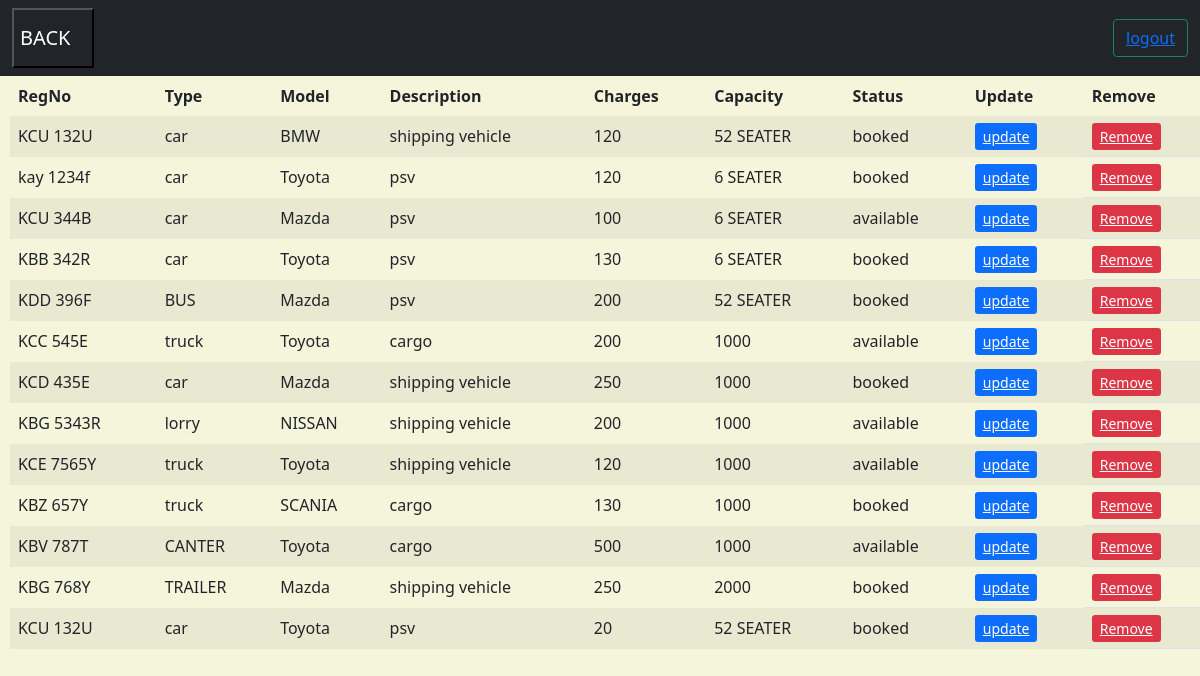
The app's page /available with its own data.
### hama/models.py (models this page shows, shortened)
class Vehicle(models.Model):
    vehicle_status = (('available', 'available'),
    ('booked', 'booked'))
    RegNo = models.CharField(max_length=10, null=True)
    type = models.CharField(max_length=255, null=True)
    model=models.CharField(max_length=255,null=True)
    description = models.CharField(max_length=255, null=True)
    capacity = models.CharField(max_length=10, null=True)
    charges=models.CharField(max_length=255,null=True)
    status = models.CharField(max_length=200, null=True, choices=vehicle_status)

### hama/views.py (the view)
# urls.py: path('available', views.vehicleAvailable, name='available'),
def vehicleAvailable(request):
    vehicles = Vehicle.objects.all()
    context = {'vehicles': vehicles}
    return render(request, 'hama/available.html', context)

### hama/templates/hama/available.html (shortened to what this page needs)
<!DOCTYPE html>
<html lang="en">
{% load static %}
<head>
      <link href="https://cdn.jsdelivr.net/npm/bootstrap@5.0.2/dist/css/bootstrap.min.css" rel="stylesheet">
</head>
<body>
<nav class="navbar navbar-dark bg-dark">
  <div class="container-fluid">
     <button class="navbar navbar-dark bg-dark" ><a href="{% url 'home' %}" class="navbar-brand">BACK</a></button>
    <form class="d-flex">
      <button class="btn btn-outline-success" type="submit"><a href="{% url 'logout' %}">logout</a></button>
    </form>
  </div>
</nav>
<table class="col-sm-10 table table table-striped table-hover">
  <thead class="thead-light">
   <tr>
       <th class="border-0">RegNo</th>
       <th class="border-0">Type</th>
        <th class="border-0">Model</th>
       <th class="border-0">Description</th>
       <th class="border-0">Charges</th>
       <th class="border-0">Capacity</th>
       <th class="border-0">Status</th>
       <th class="border-0">Update</th>
       <th class="border-0">Remove</th>
   </tr>
  </thead>
    <tbody>
    {% for Vehicle  in vehicles %}
    <tr>
        <td class="border-0">{{Vehicle.RegNo}}</td>
        <td class="border-0">{{Vehicle.type}}</td>
         <td class="border-0">{{Vehicle.model}}</td>
        <td class="border-0">{{Vehicle.description}}</td>
        <td class="border-0">{{Vehicle.charges}}</td>
        <td class="border-0">{{Vehicle.capacity}}</td>
        <td class="border-0">{{Vehicle.status}}</td>
        <td class="border-0"><a href="{% url 'update_availability' Vehicle.id %}" class="btn-sm btn-primary ">update</a></td>
        <td><a href="{% url 'delete_vehicle' Vehicle.id %}" class="btn-sm btn-danger">Remove</a></td>
    </tr>
    {% endfor %}
    </tbody>
</table>
</body>
</html>

### hama/templates/hama/available.html (style rules this page uses)
.table { padding-left:30%; margin-left:10px; }
body { background-color:beige; }

### records on screen
Vehicle: RegNo "KCU 132U", type "car", model "BMW", description "shipping vehicle", charges "120", capacity "52 SEATER", status "booked"
Vehicle: RegNo "kay 1234f", type "car", model "Toyota", description "psv", charges "120", capacity "6 SEATER", status "booked"
Vehicle: RegNo "KCU 344B", type "car", model "Mazda", description "psv", charges "100", capacity "6 SEATER", status "available"
Vehicle: RegNo "KBB 342R", type "car", model "Toyota", description "psv", charges "130", capacity "6 SEATER", status "booked"
Vehicle: RegNo "KDD 396F", type "BUS", model "Mazda", description "psv", charges "200", capacity "52 SEATER", status "booked"
Vehicle: RegNo "KCC 545E", type "truck", model "Toyota", description "cargo", charges "200", capacity "1000", status "available"
Vehicle: RegNo "KCD 435E", type "car", model "Mazda", description "shipping vehicle", charges "250", capacity "1000", status "booked"
Vehicle: RegNo "KBG 5343R", type "lorry", model "NISSAN", description "shipping vehicle", charges "200", capacity "1000", status "available"
Vehicle: RegNo "KCE 7565Y", type "truck", model "Toyota", description "shipping vehicle", charges "120", capacity "1000", status "available"
Vehicle: RegNo "KBZ 657Y", type "truck", model "SCANIA", description "cargo", charges "130", capacity "1000", status "booked"
Vehicle: RegNo "KBV 787T", type "CANTER", model "Toyota", description "cargo", charges "500", capacity "1000", status "available"
Vehicle: RegNo "KBG 768Y", type "TRAILER", model "Mazda", description "shipping vehicle", charges "250", capacity "2000", status "booked"
Vehicle: RegNo "KCU 132U", type "car", model "Toyota", description "psv", charges "20", capacity "52 SEATER", status "booked"
